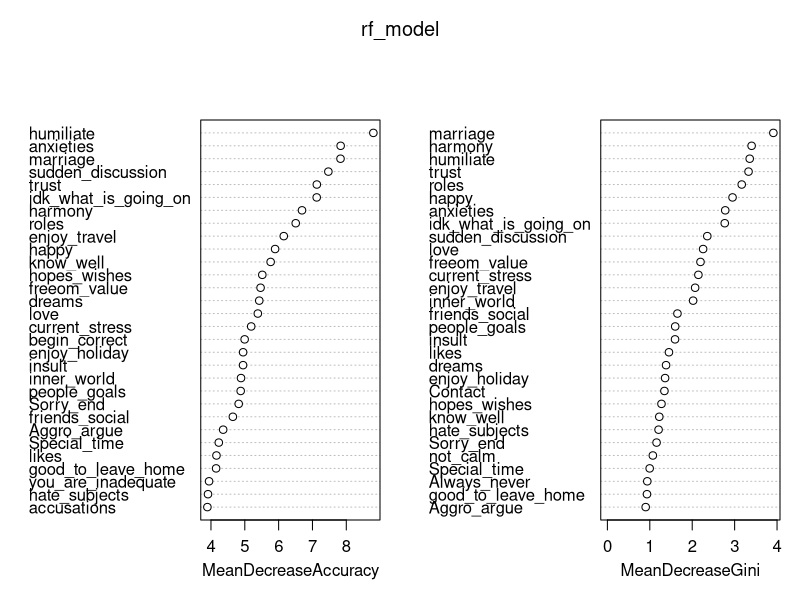
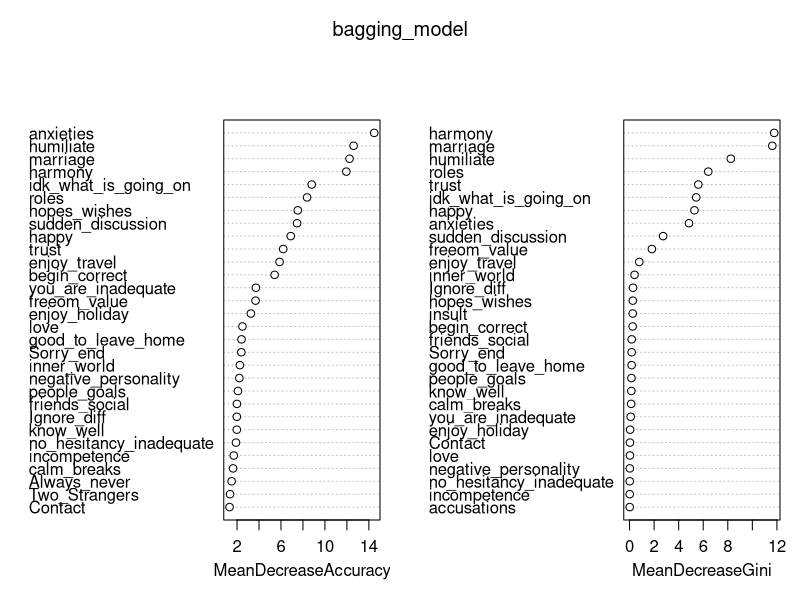
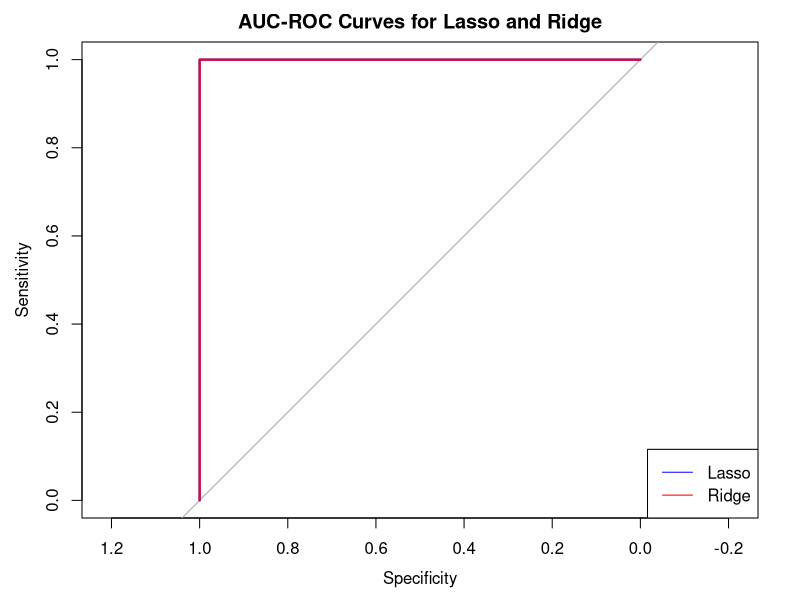
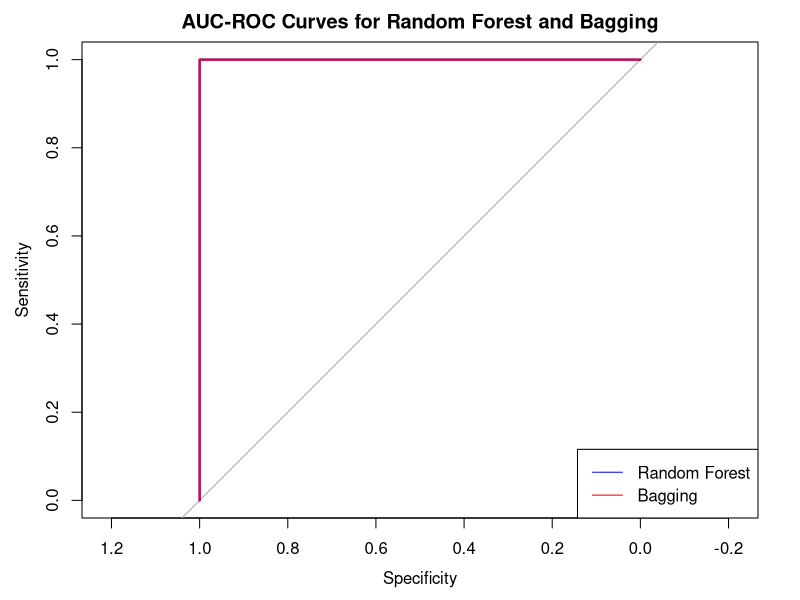

Reproduce these figures in R, in order.
## ---- chunk 1
#Written by: Casper Collet
library(readxl)
divorce_data <- as.data.frame(read_excel("divorce.xlsx"))
head(divorce_data)
str(divorce_data)

#Written by: Casper Collet

#A couple of variables had backticks in them and needed to be changed to ensure we can work with the dataset.

colnames(divorce_data)[colnames(divorce_data) == "2_strangers"] <- "Two_Strangers"
colnames(divorce_data)[colnames(divorce_data) == "idk_what's_going_on"] <- "idk_what_is_going_on"
colnames(divorce_data)[colnames(divorce_data) == "I'm_right"] <- "I_Am_Right"
colnames(divorce_data)[colnames(divorce_data) ==  "I'm_not_wrong"] <- "I_am_not_wrong"
colnames(divorce_data)[colnames(divorce_data) ==  "I'm_not_guilty"] <- "I_am_not_guilty"
colnames(divorce_data)[colnames(divorce_data) ==  "you're_inadequate"] <- "you_are_inadequate"

#Our first task is: Split around 20% of the dataset of so we can keep some unseen data to test our models on after we tried them on the 80%. To keep it random, we will remove the last.

set.seed(123) 
sample_index <- sample(1:nrow(divorce_data), size = round(0.2 * nrow(divorce_data)))

Unseendata <- divorce_data[sample_index, ]
seendata <- divorce_data[-sample_index, ]

# (C.L) Set mutually exclusive row names
rownames(Unseendata) <- paste0("unseen_", 1:nrow(Unseendata))
rownames(seendata) <- paste0("seen_", 1:nrow(seendata))

# Verify no overlap
print(head(rownames(seendata)))
print(head(rownames(Unseendata)))
print(intersect(rownames(seendata), rownames(Unseendata)))

table(Unseendata$Divorce_Y_N, useNA = "always") 


## ---- chunk 2
#Written by: Casper Collet
#Now that we have data to work with (the remaining 80%) we can try different models to test predictability power. We start with random forest. We choos deliberatly to not split the seendata again in traindata and testdata because we have a relatively small dataset. Otherwise the machine learning might be less accurate and we don't want that.

library(randomForest)

#To ensure the last variables not interfering with the tests, we make it a binary valuable with either 1 or 0 and remove the old variable. This is just to be sure.

seendata$Divorce_Y_N <- as.factor(seendata$Divorce_Y_N)

rf_model <- randomForest(Divorce_Y_N ~ ., data = seendata, ntree = 500, mtry = 3, importance = TRUE)
print(rf_model)
## ---- chunk 3
#Written by Casper Collet
#Here we test the accuracy of the model on the unseendata, this came down to 100%, because it had perfect accuracy.
library(caret)
Unseendata$Divorce_Y_N <- factor(Unseendata$Divorce_Y_N, levels = levels(seendata$Divorce_Y_N))

unseen_predictions <- predict(rf_model, Unseendata)

# Evaluate the accuracy on Unseendata
conf_matrix_unseen <- confusionMatrix(unseen_predictions, Unseendata$Divorce_Y_N)
print(conf_matrix_unseen)


## ---- chunk 4
#Written by: Casper Collet
#We can use this random forest also to check for the most important questions for predicting divorce, after we use the different methods we can see if they also validate these.
importance(rf_model) 
varImpPlot(rf_model) 
Randomforest_most_important_questions <- importance(rf_model) #To compare later on

## ---- chunk 5
#Written by: Casper Collet
#Secondly, we will try the method Bagging (Bootstrap Aggregating). This is quite similar to RandomForest, but might give us some new insights. 

bagging_model <- randomForest(Divorce_Y_N ~ ., data = seendata, ntree = 500, mtry = ncol(seendata) - 1, importance = TRUE)

print(bagging_model)

#We immediately see that in the bagging method, has one less falsely classified object in the confusion matrix (4 became 3). Next on we test the bagging method on the unseen data. This show us an accuracy of 77.14% which is less than the 100% from random forest.

unseen_predictions <- predict(bagging_model, Unseendata)

# Evaluate the accuracy on Unseendata
conf_matrix_unseenbag <- confusionMatrix(unseen_predictions, Unseendata$Divorce_Y_N)
print(conf_matrix_unseenbag)

#Here we show the most important variables from the bagging model.

importance(bagging_model)
varImpPlot(bagging_model)
Bagging_most_important_questions <- importance(bagging_model)
## ---- chunk 6
#Next up is the Lasso model (Least Absolute Shrinkage and Selection Operator). We have no categorical objects and already made sure before that the Divorce column is binary.(C.L)

# Load required packages
library(glmnet)

# Prepare the data for Lasso and Ridge models
# Convert the dataset to a matrix format suitable for glmnet
x <- as.matrix(seendata[, -ncol(seendata)])  # All predictor variables
y <- as.numeric(as.character(seendata$Divorce_Y_N))  # Convert factor to numeric response

# Fit Lasso model
lasso_model <- cv.glmnet(x, y, alpha = 1, family = "binomial")  # L1 regularization
lasso_best_lambda <- lasso_model$lambda.min  # Get the best lambda
lasso_coefficients <- coef(lasso_model, s = lasso_best_lambda)  # Extract coefficients
# Print results
print("Lasso Model Coefficients:")
print(lasso_coefficients)
## ---- chunk 7
#Last but not least, the Ridge model.(C.L)
library(glmnet)
ridge_model <- cv.glmnet(x, y, alpha = 0, family = "binomial")  # L2 regularization
ridge_best_lambda <- ridge_model$lambda.min  # Get the best lambda
ridge_coefficients <- coef(ridge_model, s = ridge_best_lambda)  # Extract coefficients

print("Ridge Model Coefficients:")
print(ridge_coefficients)
## ---- chunk 8
# Evaluate 2 models (Lasso, Ridge) using Unseendata. Then calculate Accuracy, AUC-ROC curves, and Mean Square Error (MSE) for each model. Finally Visualize AUC-ROC curves to compare model performance 
# (C.L)

# Load necessary libraries
library(glmnet)
library(pROC)
library(caret)

# Convert Divorce label to factor for classification
Unseendata$Divorce_Y_N <- as.factor(Unseendata$Divorce_Y_N)

# Prepare data matrices for Lasso and Ridge (glmnet requires matrix input)
x_train <- as.matrix(seendata[, -ncol(seendata)])  # Features from seen data
y_train <- as.numeric(as.character(seendata$Divorce_Y_N))  # Convert factor to numeric
x_test <- as.matrix(Unseendata[, -ncol(Unseendata)])  # Features from unseen data
y_test <- as.numeric(as.character(Unseendata$Divorce_Y_N))  # Convert factor to numeric

# Train Lasso Model (L1 regularization)
lasso_model <- cv.glmnet(x_train, y_train, alpha = 1, family = "binomial")
lasso_pred <- predict(lasso_model, newx = x_test, s = "lambda.min", type = "response")
lasso_class <- ifelse(lasso_pred > 0.5, 1, 0)  # Convert probabilities to binary labels

# Train Ridge Model (L2 regularization)
ridge_model <- cv.glmnet(x_train, y_train, alpha = 0, family = "binomial")
ridge_pred <- predict(ridge_model, newx = x_test, s = "lambda.min", type = "response")
ridge_class <- ifelse(ridge_pred > 0.5, 1, 0)  # Convert probabilities to binary labels

# Compute evaluation metrics
evaluate_model <- function(true_labels, predicted_labels, predicted_probs) {
  accuracy <- sum(true_labels == predicted_labels) / length(true_labels)  # Compute accuracy
  auc <- auc(roc(true_labels, predicted_probs))  # Compute AUC-ROC
  mse <- mean((true_labels - predicted_probs)^2)  # Compute Mean Squared Error
  return(list(accuracy = accuracy, AUC = auc, MSE = mse))
}

# Evaluate Lasso
lasso_results <- evaluate_model(y_test, lasso_class, lasso_pred)
print("Lasso Model Results:")
print(lasso_results)

# Evaluate Ridge
ridge_results <- evaluate_model(y_test, ridge_class, ridge_pred)
print("Ridge Model Results:")
print(ridge_results)

# Plot AUC-ROC Curves
roc_lasso <- roc(y_test, lasso_pred)
roc_ridge <- roc(y_test, ridge_pred)

plot(roc_lasso, col = "blue", main = "AUC-ROC Curves for Lasso and Ridge")
plot(roc_ridge, col = "red", add = TRUE)
legend("bottomright", legend = c("Lasso", "Ridge"), col = c("blue", "red"), lty = 1)
## ---- chunk 9
# (C.L)
# Load necessary libraries
library(randomForest)
library(pROC)
library(caret)

# Convert Divorce label to factor for classification
colnames(Unseendata)[colnames(Unseendata) == "Divorced"] <- "Divorce_Y_N"
Unseendata$Divorce_Y_N <- as.factor(Unseendata$Divorce_Y_N)

# Train Random Forest Model
rf_model <- randomForest(Divorce_Y_N ~ ., data = seendata, ntree = 500, mtry = 3, importance = TRUE)
rf_pred <- predict(rf_model, newdata = Unseendata, type = "prob")[,2]  # Extract probability scores
rf_class <- ifelse(rf_pred > 0.5, 1, 0)  # Convert probabilities to binary labels

# Train Bagging Model
bagging_model <- randomForest(Divorce_Y_N ~ ., data = seendata, ntree = 500, mtry = ncol(seendata) - 1, importance = TRUE)
bagging_pred <- predict(bagging_model, newdata = Unseendata, type = "prob")[,2]
bagging_class <- ifelse(bagging_pred > 0.5, 1, 0)

# Function to compute evaluation metrics
evaluate_model <- function(true_labels, predicted_labels, predicted_probs) {
  accuracy <- sum(true_labels == predicted_labels) / length(true_labels)  # Compute accuracy
  auc <- auc(roc(true_labels, predicted_probs))  # Compute AUC-ROC
  mse <- mean((true_labels - predicted_probs)^2)  # Compute Mean Squared Error
  return(list(accuracy = accuracy, AUC = auc, MSE = mse))
}

# Evaluate Random Forest
rf_results <- evaluate_model(as.numeric(as.character(Unseendata$Divorce_Y_N)), rf_class, rf_pred)
print("Random Forest Model Results:")
print(rf_results)

# Evaluate Bagging
bagging_results <- evaluate_model(as.numeric(as.character(Unseendata$Divorce_Y_N)), bagging_class, bagging_pred)
print("Bagging Model Results:")
print(bagging_results)

# Plot AUC-ROC Curves
roc_rf <- roc(as.numeric(as.character(Unseendata$Divorce_Y_N)), rf_pred)
roc_bagging <- roc(as.numeric(as.character(Unseendata$Divorce_Y_N)), bagging_pred)

plot(roc_rf, col = "blue", main = "AUC-ROC Curves for Random Forest and Bagging")
plot(roc_bagging, col = "red", add = TRUE)
legend("bottomright", legend = c("Random Forest", "Bagging"), col = c("blue", "red"), lty = 1)

## ---- chunk 10
table(Unseendata$Divorce_Y_N)
## ---- chunk 11
cor_matrix <- cor(divorce_data[, 1:54], as.numeric(divorce_data$Divorce_Y_N))
print(cor_matrix)
## ---- chunk 12
intersect(rownames(seendata), rownames(Unseendata))
## ---- chunk 13
nrow(seendata)  # should be 136
nrow(Unseendata)  # should be 34
nrow(seendata) + nrow(Unseendata)  # should be 170
## ---- chunk 14
# Verify no overlap
if (length(intersect(rownames(seendata), rownames(Unseendata))) == 0) {
  print("Split successfully, no overlap")
} else {
  print("Segmentation failed, overlap exists")
}
